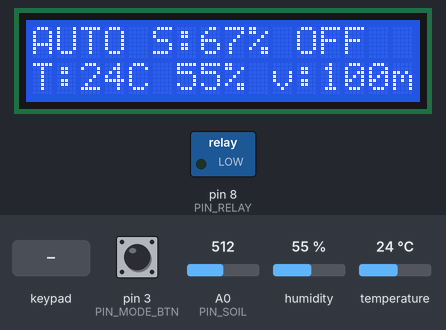
A sketch run on a simulated Arduino Mega 2560, built with avr-gcc and run on an emulated ATmega2560. On the bench: 16×2 character LCD, switched loads named in the sketch (green lamp = pin HIGH). The inputs (shaded band) are chosen by the test bench; at power-on: A0 (PIN_SOIL) = 512, pin 3 (PIN_MODE_BTN) HIGH, humidity 55 %, temperature 24 °C. What the sketch prints to the serial monitor is not drawn.

Above: at 3.7 s.
3.8 s: A0 (PIN_SOIL) set to 716
At 7.2 s:
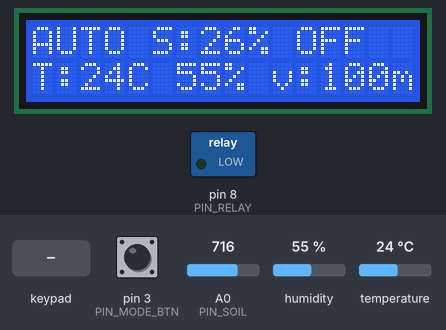
11.5 s: pin 3 (PIN_MODE_BTN) pulled LOW for 3.2 s
At 15.4 s:
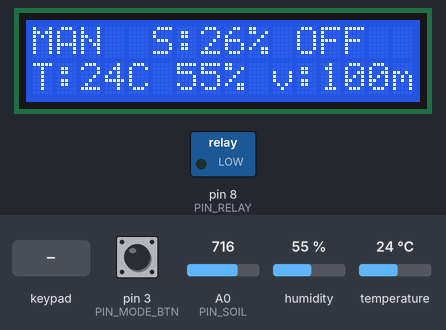
16.2 s: key 'D' pressed
At 16.5 s:
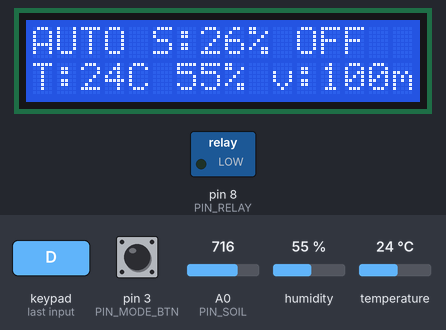
23.9 s: keypad keys 3 4 3 5 3 6 3 7 # pressed 0.4 s apart
At 28.4 s:
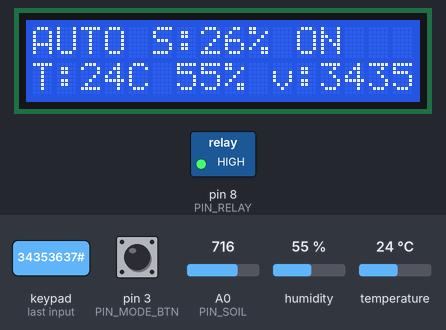
29.0 s: humidity set to 22 %
At 31.2 s:
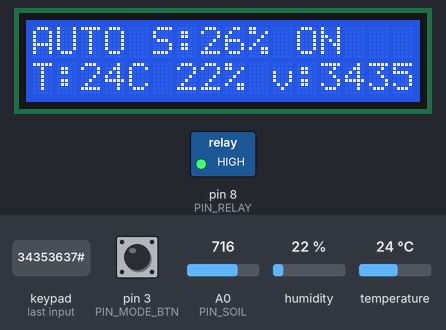
31.5 s: temperature set to 12 °C
At 34.2 s:
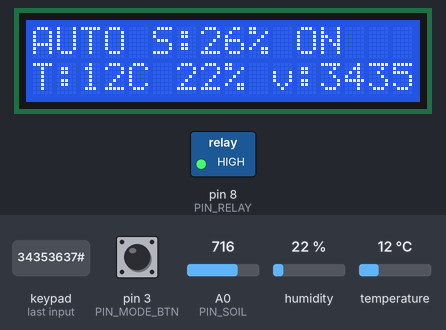
Timing chart, 0 to 35.5 s (numbered marks = the images above; inputs shaded):
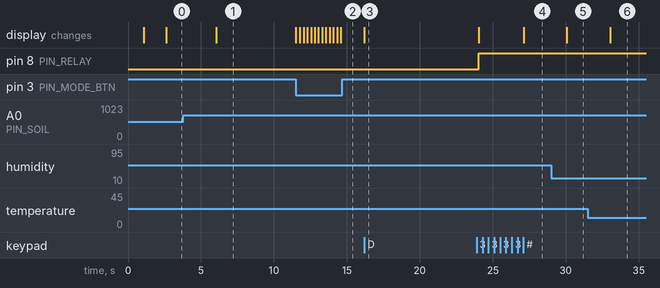

Measured:
- after the input at 3.8 s, the display: changes after 2.2 s (image 1)
- after the input at 11.5 s, pin 8 (PIN_RELAY): stays LOW (without the input it goes to HIGH after 0.53 s); the display: changes at once (image 2)
- after the input at 16.2 s, the display: changes at once (image 3)
- after the input at 23.9 s, the display: first differs from a run without the input after 3.2 s (image 4)
- after the input at 29.0 s, the display: changes after 1.1 s (image 5)
- after the input at 31.5 s, the display: changes after 1.5 s (image 6)

The sketch:

smart_irrigation_youmin.ino
```cpp
#include <DHT.h>
#include <LiquidCrystal.h>
#include <Keypad.h>

// ===================== PINS =====================
const int PIN_SOIL   = A0;
const int PIN_DHT    = 2;
const int PIN_RELAY  = 8;
const int PIN_MODE_BTN = 3;   // push button to toggle AUTO/MANUAL

// LCD1602 4-bit: RS, E, D4, D5, D6, D7
LiquidCrystal lcd(22, 23, 24, 25, 26, 27);

// ===================== DHT ======================
#define DHTTYPE DHT11
DHT dht(PIN_DHT, DHTTYPE);

// ===================== KEYPAD ===================
const byte ROWS = 4;
const byte COLS = 4;

char keys[ROWS][COLS] = {
  {'1','2','3','A'},
  {'4','5','6','B'},
  {'7','8','9','C'},
  {'*','0','#','D'}
};

byte rowPins[ROWS] = {30, 31, 32, 33};
byte colPins[COLS] = {34, 35, 36, 37};

Keypad keypad = Keypad(makeKeymap(keys), rowPins, colPins, ROWS, COLS);

// ===================== TIMING ===================
unsigned long lastReadMs      = 0;
unsigned long lastSendMs      = 0;
unsigned long lastLcdFlipMs   = 0;
unsigned long modeBtnLastMs   = 0;
unsigned long manualStartMs   = 0;
unsigned long pumpStartMs     = 0;
unsigned long lastPumpOffMs   = 0;

const unsigned long READ_INTERVAL_MS = 3000;
const unsigned long SEND_INTERVAL_MS = 5000;
const unsigned long LCD_FLIP_MS      = 2000;
const unsigned long DEBOUNCE_MS      = 250;
const unsigned long MAX_ON_MS        = 10UL * 60UL * 1000UL; // 10 min
const unsigned long MIN_OFF_MS       = 10UL * 1000UL;        // 10 sec protect relay

// ===================== CALIBRATION ==============
int soilDryADC = 850;   // update after calibration
int soilWetADC = 350;   // update after calibration

float baseLOW  = 30.0;  // auto ON below this
float baseHIGH = 40.0;  // auto OFF above this

float hotC  = 30.0;
float dryRH = 30.0;
float bias  = 3.0;

// Pump flow estimate for manual volume control
// Example: if pump fills 250 mL in 10 seconds, then flow = 25 mL/s
const float PUMP_FLOW_ML_PER_SEC = 25.0;

// Relay polarity
const bool RELAY_ACTIVE_LOW = false;

// ===================== STATE ====================
bool pumpOn = false;
bool autoMode = true;
bool lcdPage1 = true;
bool manualRunning = false;

float soilPct = NAN;
float T = NAN;
float RH = NAN;
float LOW_T = NAN;
float HIGH_T = NAN;
int soilADC = 0;

// manual target irrigation volume
unsigned int targetVolumeML = 100;   // default
String keypadBuffer = "";
unsigned long manualRunDurationMs = 0;

// ===================== HELPERS ==================
void relayWrite(bool on) {
  if (!RELAY_ACTIVE_LOW) digitalWrite(PIN_RELAY, on ? HIGH : LOW);
  else                   digitalWrite(PIN_RELAY, on ? LOW : HIGH);
}

float soilAdcToPercent(int adc) {
  int lo = min(soilWetADC, soilDryADC);
  int hi = max(soilWetADC, soilDryADC);
  adc = constrain(adc, lo, hi);

  float pct = 100.0 * (float)(soilDryADC - adc) / (float)(soilDryADC - soilWetADC);
  return constrain(pct, 0.0, 100.0);
}

void computeThresholds(float tC, float rh, float &lowT, float &highT) {
  lowT = baseLOW;
  highT = baseHIGH;

  if (!isnan(tC) && !isnan(rh) && tC >= hotC && rh <= dryRH) {
    lowT  += bias;
    highT += bias;
  }
}

void setPump(bool on) {
  if (on == pumpOn) return;

  if (on) {
    if (millis() - lastPumpOffMs < MIN_OFF_MS) return;
    pumpOn = true;
    pumpStartMs = millis();
    relayWrite(true);
  } else {
    pumpOn = false;
    manualRunning = false;
    lastPumpOffMs = millis();
    relayWrite(false);
  }
}

void readSensors() {
  soilADC = analogRead(PIN_SOIL);
  soilPct = soilAdcToPercent(soilADC);

  float newRH = dht.readHumidity();
  float newT  = dht.readTemperature();

  // keep last good DHT values
  if (!isnan(newRH) && !isnan(newT)) {
    RH = newRH;
    T = newT;
  }

  computeThresholds(T, RH, LOW_T, HIGH_T);
}

void autoControlLogic() {
  if (pumpOn && (millis() - pumpStartMs > MAX_ON_MS)) {
    setPump(false);
    return;
  }

  if (isnan(soilPct)) {
    setPump(false);
    return;
  }

  if (!pumpOn && soilPct < LOW_T) setPump(true);
  else if (pumpOn && soilPct > HIGH_T) setPump(false);
}

void startManualIrrigation(unsigned int volML) {
  if (volML == 0) return;

  manualRunDurationMs = (unsigned long)((volML / PUMP_FLOW_ML_PER_SEC) * 1000.0);
  manualStartMs = millis();
  manualRunning = true;
  setPump(true);
}

void handleManualIrrigation() {
  if (manualRunning) {
    if (millis() - manualStartMs >= manualRunDurationMs) {
      setPump(false);
    }
  }
}

void toggleMode() {
  autoMode = !autoMode;
  manualRunning = false;
  setPump(false);
}

void handleModeButton() {
  if (digitalRead(PIN_MODE_BTN) == LOW) {
    if (millis() - modeBtnLastMs > DEBOUNCE_MS) {
      modeBtnLastMs = millis();
      toggleMode();
    }
  }
}

void handleKeypad() {
  char key = keypad.getKey();
  if (!key) return;

  Serial.print("Key=");
  Serial.println(key);

  if (key >= '0' && key <= '9') {
    if (keypadBuffer.length() < 4) keypadBuffer += key;
    return;
  }

  switch (key) {
    case '*':   // clear entry
      keypadBuffer = "";
      break;

    case '#':   // save entered volume
      if (keypadBuffer.length() > 0) {
        targetVolumeML = keypadBuffer.toInt();
        keypadBuffer = "";
      }
      break;

    case 'A':   // start manual irrigation
      if (!autoMode) {
        startManualIrrigation(targetVolumeML);
      }
      break;

    case 'B':   // stop pump
      setPump(false);
      break;

    case 'D':   // force AUTO mode
      autoMode = true;
      manualRunning = false;
      setPump(false);
      break;

    case 'C':   // force MANUAL mode
      autoMode = false;
      setPump(false);
      break;
  }
}

void lcdStartup() {
  lcd.clear();
  lcd.setCursor(0,0);
  lcd.print("Smart Irrig.");
  lcd.setCursor(0,1);
  lcd.print("Mega2560 Ready");
  delay(1500);
  lcd.clear();
}

void lcdPageSoil() {
  lcd.setCursor(0,0);
  lcd.print(autoMode ? "AUTO " : "MAN  ");
  lcd.print("S:");
  lcd.print((int)soilPct);
  lcd.print("%");
  lcd.print(pumpOn ? " ON " : " OFF");
  lcd.print("  ");

  lcd.setCursor(0,1);
  lcd.print("T:");
  lcd.print((int)(isnan(T) ? 0 : T));
  lcd.print("C ");
  lcd.print((int)(isnan(RH) ? 0 : RH));
  lcd.print("% ");
  lcd.print("v:");
  lcd.print(targetVolumeML);
  lcd.print("m ");
}

void updateLCD() {
  lcdPageSoil();
}
void telemetry() {
  Serial.print("ADC=");   Serial.print(soilADC);
  Serial.print(",Soil="); Serial.print(soilPct,1);
  Serial.print(",T=");    Serial.print(T,1);
  Serial.print(",RH=");   Serial.print(RH,1);
  Serial.print(",Pump="); Serial.print(pumpOn ? 1 : 0);
  Serial.print(",Mode="); Serial.print(autoMode ? "AUTO" : "MAN");
  Serial.print(",LOW=");  Serial.print(LOW_T,1);
  Serial.print(",HIGH="); Serial.print(HIGH_T,1);
  Serial.print(",Vol=");  Serial.print(targetVolumeML);
  Serial.print(",RunMS=");Serial.println(manualRunDurationMs);
}

// ===================== SETUP ====================
void setup() {
  Serial.begin(9600);

  pinMode(PIN_RELAY, OUTPUT);
  relayWrite(false);

  pinMode(PIN_MODE_BTN, INPUT_PULLUP);

  dht.begin();
  delay(1000);

  lcd.begin(16, 2);
  lcdStartup();

  readSensors();
  updateLCD();
}

// ===================== LOOP =====================
void loop() {
  unsigned long now = millis();

  handleModeButton();
  handleKeypad();

  if (now - lastReadMs >= READ_INTERVAL_MS) {
    lastReadMs = now;
    readSensors();

    if (autoMode) {
      autoControlLogic();
    } else {
      handleManualIrrigation();
    }
  }

  if (!autoMode) {
    handleManualIrrigation();
  }

  updateLCD();

  if (now - lastSendMs >= SEND_INTERVAL_MS) {
    lastSendMs = now;
    telemetry();
  }
}
```
